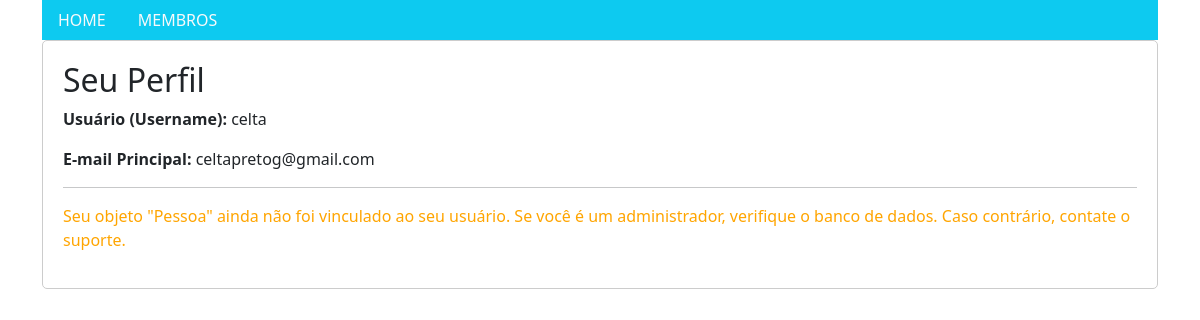
Before: /blog/profile/ (signed in) with the older database file.
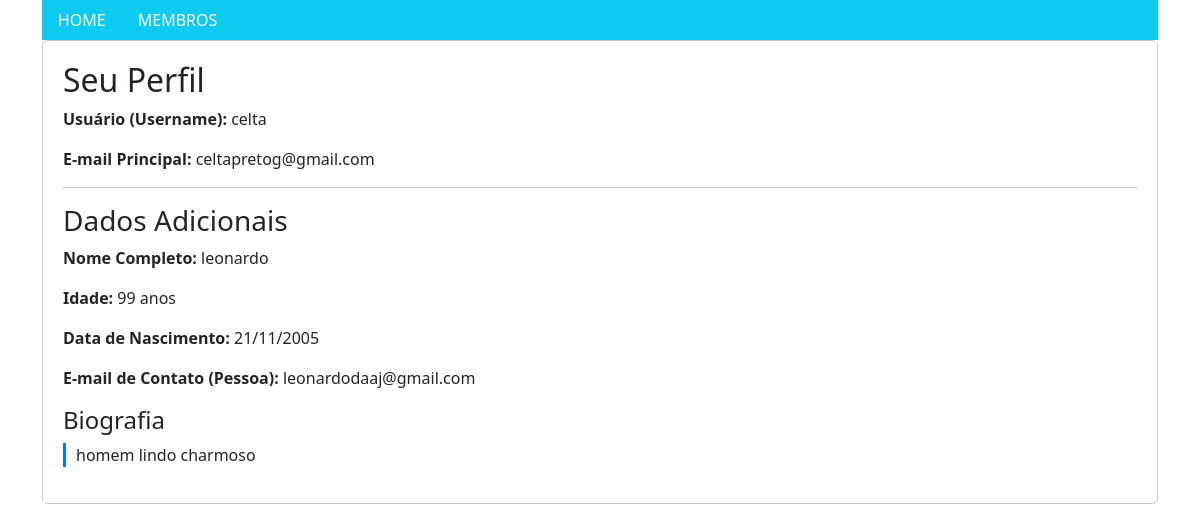
After: the same page with the newer database file.
### blog/models.py (models this page shows, shortened)
class Pessoa(models.Model):
    nome = models.CharField(max_length=100)
    biografia = models.TextField(blank=True, null=True)
    idade = models.IntegerField()
    data_nascimento = models.DateField()
    criado_em = models.DateTimeField(auto_now_add=True)   # preenchido automaticamente na criação
    atualizado_em = models.DateTimeField(auto_now=True)   # atualizado sempre que salvar
    email = models.EmailField(unique=True)
    usuario = models.ForeignKey(
        settings.AUTH_USER_MODEL,
        on_delete=models.CASCADE,
        unique=True
    )

### blog/views.py (the view)
# urls.py: path('profile/', profile_view, name='profile'),
@login_required
def profile_view(request):
    try:
        pessoa = Pessoa.objects.get(usuario=request.user)
    except Pessoa.DoesNotExist:
        pessoa = None
    context = {
        'user': request.user,
        'pessoa': pessoa,
    }
    return render(request, 'profile.html', context)

### blog/templates/profile.html
{% extends "base.html" %}
{% block content %}
<div style="padding: 20px; border: 1px solid #ccc; border-radius: 5px;">
    <h2>Seu Perfil</h2>
    <p><strong>Usuário (Username):</strong> {{ user.username }}</p>
    <p><strong>E-mail Principal:</strong> {{ user.email }}</p>
    <hr>
    {% if pessoa %}
    <h3>Dados Adicionais</h3>
    <p><strong>Nome Completo:</strong> {{ pessoa.nome }}</p>
    <p><strong>Idade:</strong> {{ pessoa.idade }} anos</p>
    <p><strong>Data de Nascimento:</strong> {{ pessoa.data_nascimento|date:"d/m/Y" }}</p>
    <p><strong>E-mail de Contato (Pessoa):</strong> {{ pessoa.email }}</p>
    {% if pessoa.biografia %}
    <h4>Biografia</h4>
    <p style="border-left: 3px solid #007bff; padding-left: 10px;">{{ pessoa.biografia }}</p>
    {% endif %}
    {% else %}
    <p style="color: orange;">Seu objeto "Pessoa" ainda não foi vinculado ao seu usuário. Se você é um administrador,
        verifique o banco de dados. Caso contrário, contate o suporte.</p>
    {% endif %}
</div>
{% endblock content %}

### blog/templates/base.html (shortened to what this page needs)
<!DOCTYPE html>
<html>
<head>
    {% load bootstrap5 %}
    {% bootstrap_css %}
</head>
<body>
    <div class="container">
        <ul class="nav bg-info">
            <li class="nav-item">
                <a class="nav-link link-light" href="/">HOME</a>
            </li>
            <li class="nav-item">
                <a class="nav-link link-light" href="/members">MEMBROS</a>
            </li>
        </ul>
        {% block content %}{% endblock %}
    </div>
</body>
</html>

Changed rows visible on the page:
added Pessoa: nome "leonardo", idade "99", data_nascimento "21/11/2005", email "leonardodaaj@gmail.com", biografia "homem lindo charmoso"
Other visible differences:
text no longer shown: "Seu objeto \"Pessoa\" ainda não foi vinculado ao seu usuário. Se você é um administrador, verifique o banco de dados. Caso contrário, contate o suporte."
text now shown: "Dados Adicionais Nome Completo: Idade: anos Data de Nascimento: E-mail de Contato (Pessoa): Biografia"
